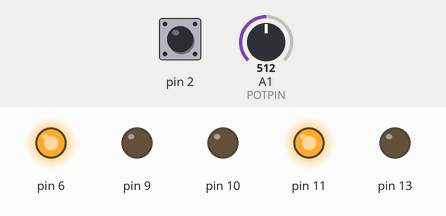
Simulated run of this sketch. Board: Arduino Uno, built with avr-gcc and run on an emulated ATmega328P. On the bench: output pins drawn as LEDs (lit = HIGH). Inputs (shaded band) come from the test bench; at power-on: A1 (POTPIN) = 512, pin 2 LOW. Random numbers use the default seed unless the sketch sets one.

Above: at 1.28 s.
1.3 s: A1 (POTPIN) set to 716
At 1.54 s:
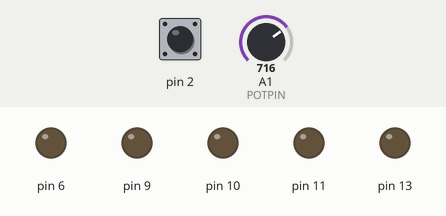
4.3 s: pin 2 driven HIGH
5.8 s: pin 2 pulsed LOW 5 times (0.12 s each, 0.3 s apart)
At 6.07 s:
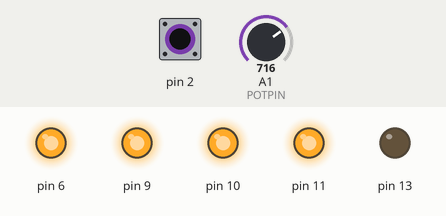
At 6.68 s:
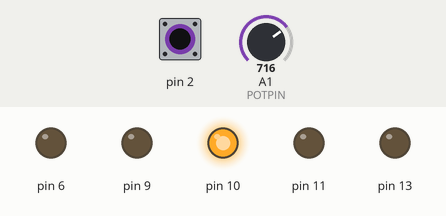
Timing chart, 0 to 9.9 s (numbered marks = the images above; inputs shaded):
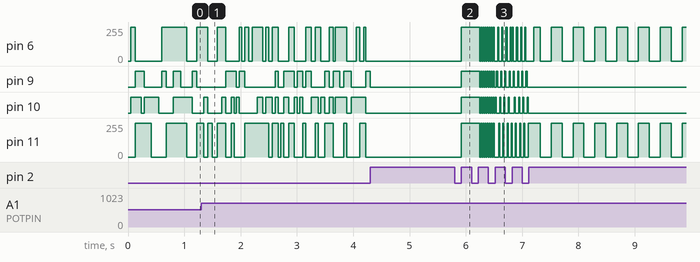

Measured:
- after the input at 5.8 s, pin 9: LOW → HIGH after 0.12 s, then repeats every 0.04 s: LOW 0.02 s, HIGH 0.02 s, until it stays LOW from 7.1 s; pin 10: goes HIGH 0.32 s, 8 × (LOW 0.02 s, HIGH 0.02 s), 3 × (LOW 0.06 s, HIGH 0.02 s), LOW 0.09 s, 3 × (HIGH 0.02 s, LOW 0.06 s), HIGH 0.02 s, then LOW, starting after 0.12 s

The sketch:

badge_led_knob_and_button.ino
```cpp
/*

AUTHOR: Scott Nielsen (scotty)

Thanks to Klint Holmes. I used a lot of his original badge code here and to learn this stuff.
And Thanks to Luke Jenkins, Klint Holmes, Matt Lorimer, and Jonathan Karras for these badges!

To use:
Load this program onto the SaintCON 2014 badge.

The neat thing about this program is the leds are entirely controlled by timer interrupts
on the processor, leaving the main loop empty.

A known issue is the interrupts are controlled by a timer on the processor which when used
disables the PWM ability on some of the pins. Specifically in this program, the pins
controlling the top leds on the name plate are affected, removing their ability to fade
easily with analogWrite(). So I do not include the top leds in the fade patterns.
*/

int leds_ordered[4];

const int tl = leds_ordered[0] = 10;
const int tr = leds_ordered[1] = 9;;
const int br = leds_ordered[2] = 6;
const int bl = leds_ordered[3] = 11;

#define POTPIN A1
//#define HZSCALER 0.1466
#define HZSCALER 0.0733

volatile int led_state = 0; // an int between 0 and 15, 4 bits, each representing an led

#define ALL_STATES ((1 << 3) | (1 << 2) | (1 << 1) | (1 << 0))
#define TL (1 << 0)
#define TR (1 << 1)
#define BR (1 << 2)
#define BL (1 << 3)

// If you add another pattern, you have to change NUM_PATTERNS below
const int pattern_all_blink = 0;
const int pattern_rotate = 1;
const int pattern_cc_rotate = 2;
const int pattern_sync_fade = 3;
const int pattern_alt_fade = 4;
const int pattern_up_down = 5;
const int pattern_side_side = 6;
const int pattern_diagonals = 7;
const int pattern_random_toggles = 8;
const int pattern_all_off = 9;
const int pattern_all_on = 10;

const int NUM_PATTERNS = 11;

volatile int pattern = pattern_random_toggles;

boolean fade_initialized = false;
boolean random_toggles_initialized = false;

const long prescaler = 62500;
volatile float hz;

void enforce_state() {
  // Check the bits in led_state, any 1's turn the led on. any 0's turn the led off.
  for (int i = 0; i < 4; i++) {
    if (led_state & 1 << i)
      digitalWrite(leds_ordered[i], HIGH);
    else
      digitalWrite(leds_ordered[i], LOW);
  }
}

void all_on() {
  led_state = BR | BL | TL | TR;
  enforce_state();
}

void all_off() {
  led_state = 0;
  enforce_state();
}

void all_blink() {
  if (led_state == 0)
    all_on();
  else
    all_off();
}

void rotate_leds() {
  if (led_state == TL || led_state == TR || led_state == BR)
    led_state = led_state << 1;

  else if (led_state == BL)
    led_state = led_state >> 3;

  else
    led_state = 1;

  enforce_state();
}

void rotate_cc_leds() {
  if (led_state == TR || led_state == BR || led_state == BL)
    led_state = led_state >> 1;

  else if (led_state == TL)
    led_state = led_state << 3;

  else
    led_state = 1;

  enforce_state();
}

void fade(boolean synchronous) {
  // Sigh....the timing interrupt used disables PWM on the top two leds. Fading is not an easy option for them. :(
  static bool moving;
  static bool rising;
  static int intensity;
  static unsigned long previous;
  float hold_interval = 10000/hz;
  if (!fade_initialized) {
    moving = true;
    rising = true;
    intensity = 0;
    previous = 0;
    fade_initialized = true;
    all_off();
  }

  if(moving) {
    OCR1A = prescaler/hz/60;
    if (rising)
      intensity += 1;
    else
      intensity -= 1;
    analogWrite(leds_ordered[2], intensity);
    if (synchronous)
      analogWrite(leds_ordered[3], intensity);
    else
      analogWrite(leds_ordered[3], 255 - intensity);
    if (intensity == 255) {
      moving = false;
      rising = false;
      OCR1A = prescaler/hz;
      if (synchronous)
        led_state = BR | BL;
      else
        led_state = BR;
      enforce_state();
    }
    else if (intensity == 0) {
      moving = false;
      rising = true;
      OCR1A = prescaler/hz;
      if (synchronous)
        led_state = 0;
      else
        led_state = BL;
      enforce_state();
    }
    return;
  }

  unsigned long current = millis();
  if(current - previous > hold_interval) {
    moving = true;
    previous = current;
  }
}

void doubles(int pattern) {
  int initialState;
  if (pattern == pattern_up_down)
    initialState = (TL | TR);
  if (pattern == pattern_side_side)
    initialState = (TL | BL);
  if (pattern == pattern_diagonals)
    initialState = (TL | BR);

  if (led_state == initialState || led_state == (initialState ^ ALL_STATES))
    led_state = led_state ^ ALL_STATES;
  else
    led_state = initialState;
  enforce_state();
}

void random_toggles() {
  static unsigned long previous;
  static float hold_interval;
  if (!random_toggles_initialized) {
    previous = 0;
    hold_interval = random(1000/hz, 5000/hz);
    random_toggles_initialized = true;
  }
  unsigned long current = millis();
  if (current - previous > hold_interval) {
    led_state = (led_state ^ random(1, 16));
    enforce_state();
    hold_interval = random(1000/hz, 5000/hz);
    previous = current;
  }
}

ISR(TIMER1_COMPA_vect) { // Function that runs when the interrupt is thrown
  hz = HZSCALER * analogRead(POTPIN) + 1;
  OCR1A = prescaler/hz;
  if (pattern == pattern_all_blink)
    all_blink();
  else if (pattern == pattern_rotate)
    rotate_leds();
  else if (pattern == pattern_cc_rotate)
    rotate_cc_leds();
  else if (pattern == pattern_sync_fade)
    fade(true);
  else if (pattern == pattern_alt_fade)
    fade(false);
  else if (pattern == pattern_up_down)
    doubles(pattern_up_down);
  else if (pattern == pattern_side_side)
    doubles(pattern_side_side);
  else if (pattern == pattern_diagonals)
    doubles(pattern_diagonals);
  else if (pattern == pattern_random_toggles)
    random_toggles();
}

void change_pattern() {
  // If the previous pattern turned off the timing interrupt, turn it back on.
  if (pattern == pattern_all_off || pattern == pattern_all_on) {
    TIMSK1 |= (1 << OCIE1A);
  }
  pattern = (pattern + 1) % NUM_PATTERNS;
  if (pattern == pattern_sync_fade || pattern == pattern_alt_fade) {
    fade_initialized = false;
    OCR1A = prescaler/hz;
  }
  else if (pattern == pattern_all_on || pattern == pattern_all_off) {
    TIMSK1 &= (0 << OCIE1A);
    if (pattern == pattern_all_on)
      all_on();
    else
      all_off();
  }
}

void setup() {
  pinMode(tl, OUTPUT);
  pinMode(bl, OUTPUT);
  pinMode(tr, OUTPUT);
  pinMode(br, OUTPUT);
  pinMode(13, OUTPUT);

  randomSeed(analogRead(0));

  noInterrupts();
  TCCR1A = 0; // Timer1 A register
  TCCR1B = 0; // Timer1 B register
  TCNT1 = 0; // Timer1 counter.

  /* EXPLANATION OF THE INTERRUPT VARIABLES
     When Timer1 counter (TCNT1) hits the value in OCR1A it will throw the TIMER1_COMPA_vect interrupt.
     To calculate OCR1A: 16MHz / TCCR1B prescaler value / desired Hz - to throw the interrupt.
     For example, if you want your interrupt to run 2 times every second ( 2 Hz ) do this:
     16MHz / 256 / 2Hz ---- That's 16000000 / 256 / 2.
     16MHz because that is the speed of the processor
     256 because TCCR1B has the CS12 bit set, which means 256 prescaler. The counter for Timer1 is only 16 bits so OCR1A has to be < 65535.
       This scalar allows greater flexability for when the interrupt throws. But in this program I keep it at 256.
       Timer0 and Timer2 are only 8 bit (i.e. OCRxA < 256), so the scalar is probably much more important when using those timers.
     2 because we want the interrupt to run twice every second i.e. 2 Hz.
     I had to read this page about 157 times before I achieved my minimal understanding of this stuff:
     http://letsmakerobots.com/node/28278
  */
  hz = HZSCALER * analogRead(POTPIN) + 1;
  OCR1A = prescaler/hz;  // Here prescaler = 16MHz/256. I mixed the two numbers because I could. hz is variable, but starts at 2.
  TCCR1B |= (1 << WGM12); // This bit means throw the exception when TCNT1 == OCR1A
  TCCR1B |= (1 << CS12); // This bit means our prescaler is 256
  TIMSK1 |= (1 << OCIE1A); // This bit actually turns on the interrupt. If this is not set, the interrupt will not be thrown.
  // You will notice this bit gets unset for the all_on and all_off patterns. I didn't have to turn it off, but I could. Why not?
  interrupts();
  attachInterrupt(0, change_pattern, RISING);
}

void loop() {

}
```
